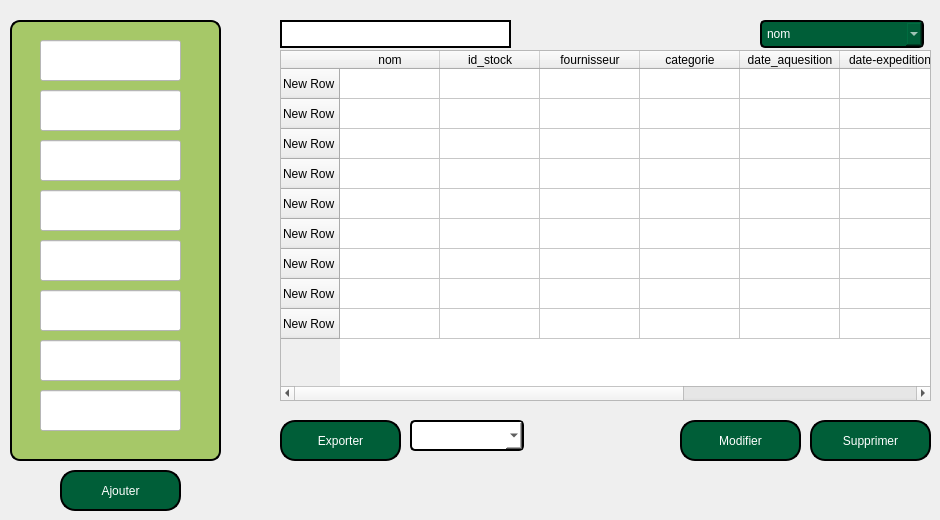
       <widget class="QWidget" name="tab_10">
        <attribute name="title">
         <string>Tab 1</string>
        </attribute>
        <widget class="QLineEdit" name="fournisseur">
         <property name="geometry">
          <rect>
           <x>40</x>
           <y>240</y>
           <width>141</width>
           <height>41</height>
          </rect>
         </property>
         <property name="styleSheet">
          <string notr="true">background-color: rgb(255, 255, 255);
color:black;</string>
         </property>
        </widget>
        <widget class="QLineEdit" name="date_ex">
         <property name="geometry">
          <rect>
           <x>40</x>
           <y>340</y>
           <width>141</width>
           <height>41</height>
          </rect>
         </property>
         <property name="styleSheet">
          <string notr="true">background-color: rgb(255, 255, 255);
color:black;</string>
         </property>
        </widget>
        <widget class="QLineEdit" name="nom1_3">
         <property name="geometry">
          <rect>
           <x>40</x>
           <y>90</y>
           <width>141</width>
           <height>41</height>
          </rect>
         </property>
         <property name="styleSheet">
          <string notr="true">background-color: rgb(255, 255, 255);
color:black;</string>
         </property>
        </widget>
        <widget class="QLabel" name="label_10">
         <property name="geometry">
          <rect>
           <x>10</x>
           <y>10</y>
           <width>211</width>
           <height>451</height>
          </rect>
         </property>
         <property name="styleSheet">
          <string notr="true">QLabel {
    background-color: #a6c868;     /* Set background color to white */
    border: 2px solid;   /* Set border color */
    border-radius: 10px;         /* Rounded corners */
    margin-top: 10px;            /* Space for the title */
    padding: 10px;               /* Padding inside the box */
}</string>
         </property>
         <property name="text">
          <string/>
         </property>
        </widget>
        <widget class="QLineEdit" name="id_stock">
         <property name="geometry">
          <rect>
           <x>40</x>
           <y>40</y>
           <width>141</width>
           <height>41</height>
          </rect>
         </property>
         <property name="font">
          <font>
           <pointsize>8</pointsize>
          </font>
         </property>
         <property name="styleSheet">
          <string notr="true">background-color: rgb(255, 255, 255);
color:black;</string>
         </property>
        </widget>
        <widget class="QLineEdit" name="condition_s">
         <property name="geometry">
          <rect>
           <x>40</x>
           <y>390</y>
           <width>141</width>
           <height>41</height>
          </rect>
         </property>
         <property name="styleSheet">
          <string notr="true">background-color: rgb(255, 255, 255);
color:black;</string>
         </property>
        </widget>
        <widget class="QLineEdit" name="dateaq">
         <property name="geometry">
          <rect>
           <x>40</x>
           <y>290</y>
           <width>141</width>
           <height>41</height>
          </rect>
         </property>
         <property name="styleSheet">
          <string notr="true">background-color: rgb(255, 255, 255);
color:black;</string>
         </property>
        </widget>
        <widget class="QLineEdit" name="categorie">
         <property name="geometry">
          <rect>
           <x>40</x>
           <y>140</y>
           <width>141</width>
           <height>41</height>
          </rect>
         </property>
         <property name="styleSheet">
          <string notr="true">background-color: rgb(255, 255, 255);
color:black;</string>
         </property>
        </widget>
        <widget class="QLineEdit" name="quantite_disp">
         <property name="geometry">
          <rect>
           <x>40</x>
           <y>190</y>
           <width>141</width>
           <height>41</height>
          </rect>
         </property>
         <property name="styleSheet">
          <string notr="true">background-color: rgb(255, 255, 255);
color:black;</string>
         </property>
        </widget>
        <widget class="QTableWidget" name="tableWidget_3">
         <property name="geometry">
          <rect>
           <x>280</x>
           <y>50</y>
           <width>651</width>
           <height>351</height>
          </rect>
         </property>
         <row>
          <property name="text">
           <string>New Row</string>
          </property>
         </row>
         <row>
          <property name="text">
           <string>New Row</string>
          </property>
         </row>
         <row>
          <property name="text">
           <string>New Row</string>
          </property>
         </row>
         <row>
          <property name="text">
           <string>New Row</string>
          </property>
         </row>
         <row>
          <property name="text">
           <string>New Row</string>
          </property>
         </row>
         <row>
          <property name="text">
           <string>New Row</string>
          </property>
         </row>
         <row>
          <property name="text">
           <string>New Row</string>
          </property>
         </row>
         <row>
          <property name="text">
           <string>New Row</string>
          </property>
         </row>
         <row>
          <property name="text">
           <string>New Row</string>
          </property>
         </row>
         <column>
          <property name="text">
           <string>nom</string>
          </property>
         </column>
         <column>
          <property name="text">
           <string>id_stock</string>
          </property>
         </column>
         <column>
          <property name="text">
           <string>fournisseur</string>
          </property>
         </column>
         <column>
          <property name="text">
           <string>categorie</string>
          </property>
         </column>
         <column>
          <property name="text">
           <string>date_aquesition</string>
          </property>
         </column>
         <column>
          <property name="text">
           <string>date-expedition</string>
          </property>
         </column>
         <column>
          <property name="text">
           <string>quantite-dispinible</string>
          </property>
         </column>
         <column>
          <property name="text">
           <string>condition_stockage</string>
          </property>
         </column>
        </widget>
        <widget class="QPushButton" name="pushButton_14">
         <property name="geometry">
          <rect>
           <x>60</x>
           <y>470</y>
           <width>121</width>
           <height>41</height>
          </rect>
         </property>
         <property name="styleSheet">
          <string notr="true">QPushButton {
    color: white;                      /* Text color */
    border: 2px solid black;         /* Border width and color */
    border-radius: 15px;              /* Round the corners */
    background-color: #005e38;        /* Optional: Set a background color */
    padding: 10px 20px;               /* Add padding for better aesthetics */
}

QPushButton:hover {
    background-color: #45a049;        /* Change background color on hover */
}

QPushButton:pressed {
    background-color: #3e8e41;        /* Change background color when pressed */
}</string>
         </property>
         <property name="text">
          <string>Ajouter</string>
         </property>
        </widget>
        <widget class="QPushButton" name="pushButton_15">
         <property name="geometry">
          <rect>
           <x>280</x>
           <y>420</y>
           <width>121</width>
           <height>41</height>
          </rect>
         </property>
         <property name="styleSheet">
          <string notr="true">QPushButton {
    color: white;                      /* Text color */
    border: 2px solid black;         /* Border width and color */
    border-radius: 15px;              /* Round the corners */
    background-color: #005e38;        /* Optional: Set a background color */
    padding: 10px 20px;               /* Add padding for better aesthetics */
}

QPushButton:hover {
    background-color: #45a049;        /* Change background color on hover */
}

QPushButton:pressed {
    background-color: #3e8e41;        /* Change background color when pressed */
}</string>
         </property>
         <property name="text">
          <string>Exporter</string>
         </property>
        </widget>
        <widget class="QPushButton" name="pushButton_16">
         <property name="geometry">
          <rect>
           <x>680</x>
           <y>420</y>
           <width>121</width>
           <height>41</height>
          </rect>
         </property>
         <property name="styleSheet">
          <string notr="true">QPushButton {
    color: white;                      /* Text color */
    border: 2px solid black;         /* Border width and color */
    border-radius: 15px;              /* Round the corners */
    background-color: #005e38;        /* Optional: Set a background color */
    padding: 10px 20px;               /* Add padding for better aesthetics */
}

QPushButton:hover {
    background-color: #45a049;        /* Change background color on hover */
}

QPushButton:pressed {
    background-color: #3e8e41;        /* Change background color when pressed */
}</string>
         </property>
         <property name="text">
          <string>Modifier</string>
         </property>
        </widget>
        <widget class="QPushButton" name="pushButton_17">
         <property name="geometry">
          <rect>
           <x>810</x>
           <y>420</y>
           <width>121</width>
           <height>41</height>
          </rect>
         </property>
         <property name="styleSheet">
          <string notr="true">QPushButton {
    color: white;                      /* Text color */
    border: 2px solid black;         /* Border width and color */
    border-radius: 15px;              /* Round the corners */
    background-color: #005e38;        /* Optional: Set a background color */
    padding: 10px 20px;               /* Add padding for better aesthetics */
}

QPushButton:hover {
    background-color: #45a049;        /* Change background color on hover */
}

QPushButton:pressed {
    background-color: #3e8e41;        /* Change background color when pressed */
}</string>
         </property>
         <property name="text">
          <string>Supprimer</string>
         </property>
        </widget>
        <widget class="QLineEdit" name="lineEdit_3">
         <property name="geometry">
          <rect>
           <x>280</x>
           <y>20</y>
           <width>231</width>
           <height>28</height>
          </rect>
         </property>
         <property name="styleSheet">
          <string notr="true">background-color: rgb(255, 255, 255);
border: 2px solid black;
color:black;</string>
         </property>
        </widget>
        <widget class="QComboBox" name="comboBox_3">
         <property name="geometry">
          <rect>
           <x>760</x>
           <y>20</y>
           <width>164</width>
           <height>28</height>
          </rect>
         </property>
         <property name="styleSheet">
          <string notr="true">QComboBox {
    background-color: rgb(0, 85, 0);/* Background color */
    color: #ffffff;              /* Text color */
    border: 2px solid black;   /* Border color and thickness */
    border-radius: 5px;         /* Rounded corners */
    padding: 5px;               /* Padding around the text */
    min-width: 150px;           /* Minimum width */
}





QComboBox:hover {
    border: 2px solid #a6c868 ;  /* Darker border on hover */
}

QComboBox:editable {
    background-color: rgb(0, 85, 0);        /* Background color when editable */
}

QComboBox:!editable, QComboBox::drop-down:editable {
    background-color:  #005e38;       /* Background color when not editable */
}

QComboBox:focus {
    border: 2px solid black;  /* Border color when focused */
}
</string>
         </property>
         <item>
          <property name="text">
           <string>nom</string>
          </property>
         </item>
         <item>
          <property name="text">
           <string>id</string>
          </property>
         </item>
         <item>
          <property name="text">
           <string/>
          </property>
         </item>
         <item>
          <property name="text">
           <string/>
          </property>
         </item>
        </widget>
        <widget class="QComboBox" name="comboBox_8">
         <property name="geometry">
          <rect>
           <x>410</x>
           <y>420</y>
           <width>114</width>
           <height>31</height>
          </rect>
         </property>
         <property name="styleSheet">
          <string notr="true">QComboBox {
    background-color: white;/* Background color */
    color: black;              /* Text color */
    border: 2px solid black;   /* Border color and thickness */
    border-radius: 5px;         /* Rounded corners */
    padding: 5px;               /* Padding around the text */
    min-width: 100px;           /* Minimum width */
}





QComboBox:hover {
    border: 2px solid #a6c868 ;  /* Darker border on hover */
}

QComboBox:editable {
    background-color: white;        /* Background color when editable */
}

QComboBox:!editable, QComboBox::drop-down:editable {
    background-color:  white;       /* Background color when not editable */
}

QComboBox:focus {
    border: 2px solid black;  /* Border color when focused */
}
</string>
         </property>
        </widget>
        <zorder>label_10</zorder>
        <zorder>id_stock</zorder>
        <zorder>condition_s</zorder>
        <zorder>dateaq</zorder>
        <zorder>categorie</zorder>
        <zorder>quantite_disp</zorder>
        <zorder>tableWidget_3</zorder>
        <zorder>pushButton_14</zorder>
        <zorder>pushButton_15</zorder>
        <zorder>pushButton_16</zorder>
        <zorder>pushButton_17</zorder>
        <zorder>lineEdit_3</zorder>
        <zorder>comboBox_3</zorder>
        <zorder>date_ex</zorder>
        <zorder>nom1_3</zorder>
        <zorder>fournisseur</zorder>
        <zorder>comboBox_8</zorder>
       </widget>
